Frame 1 (no input): blank canvas, image omitted
Frame 60 (the mouse pressed at the canvas centre just before this capture): blank canvas, image omitted
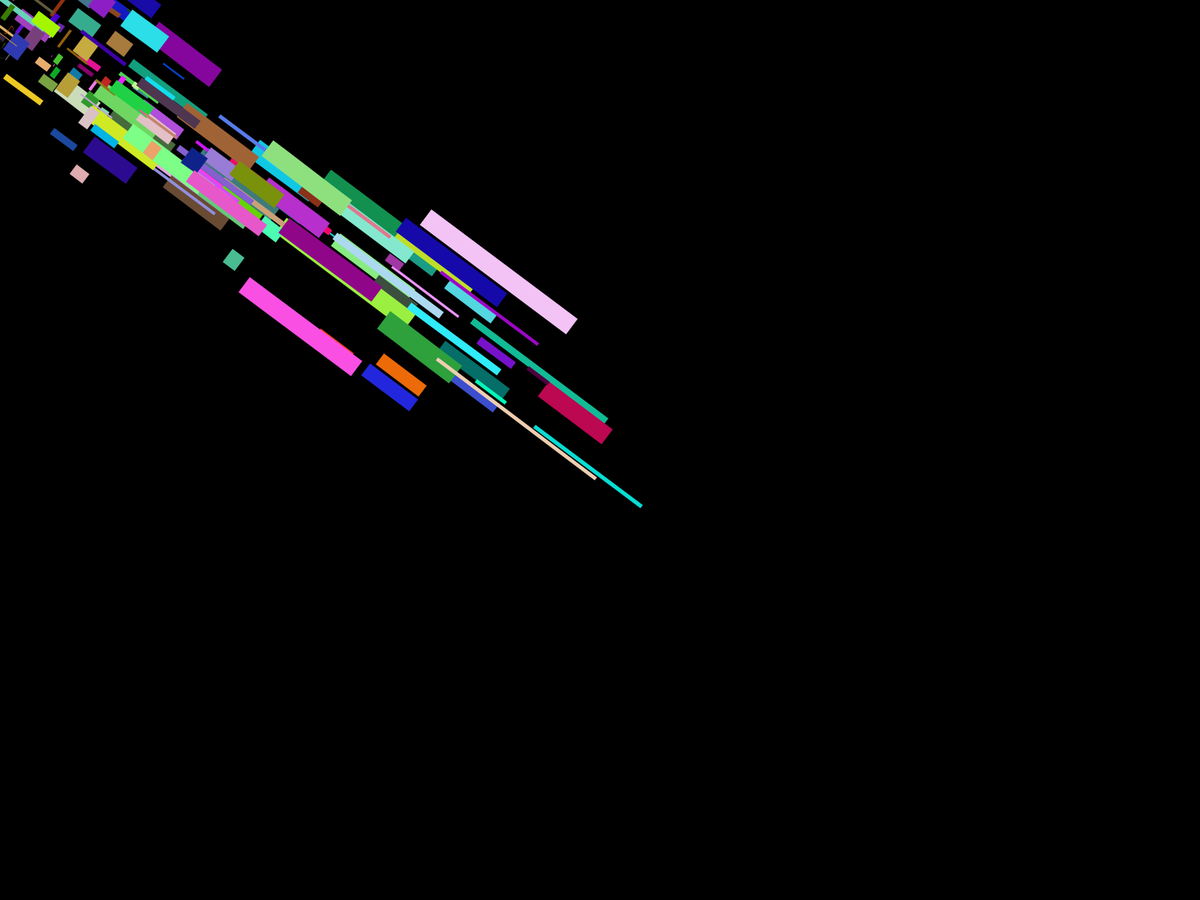
Frame 120 (the mouse held since frame 60 and released just before this capture)

The Processing sketch whose frames 1 and 60 were blank and that drew this single picture after the mouse press (run headless with seeded random() and noise(); from frame 60 on, the mouse is pressed at the canvas centre):

// Processing sketch: Curve
// ── Curve.pde
float data[][] = new float [4][2];
int linenum = 200;
float linedata[][] = new float [linenum][8];//0=Width,1=col,2=longh,3=progress
int count = 0;
float p_x;
float p_y;

void setup(){
  fullScreen();
  background(0);
  strokeWeight(2);
  stroke(255);
  frameRate(60);
  fill(0);
  for(int i = 0;i < linenum; i++){
    linedata[i][0] = random(1, 30);
    linedata[i][1] = random(0, 255);
    linedata[i][2] = random(0.01, 0.1);
    linedata[i][3] = random(0, 1);
    linedata[i][4] = random(-100, 100);
    linedata[i][5] = random(-100, 100);
    linedata[i][6] = random(0, 255);
    linedata[i][7] = random(0, 255);
  }
}
void draw(){
  background(0);
  noFill();
  for(int i = 0;i < linenum; i++){
    strokeWeight(linedata[i][0]);
    stroke(linedata[i][1], linedata[i][6], linedata[i][7]);
    strokeCap(SQUARE);
    bezier(bezierfunX(linedata[i][3])+linedata[i][4], bezierfunY(linedata[i][3])+linedata[i][5], bezierfunX(linedata[i][3]+linedata[i][2]/3)+linedata[i][4], bezierfunY(linedata[i][3]+linedata[i][2]/3)+linedata[i][5], bezierfunX(linedata[i][3]+linedata[i][2]/3*2)+linedata[i][4], bezierfunY(linedata[i][3]+linedata[i][2]/3*2)+linedata[i][5], bezierfunX(linedata[i][3]+linedata[i][2])+linedata[i][4], bezierfunY(linedata[i][3]+linedata[i][2])+linedata[i][5]);
    linedata[i][3] += 0.003;
    if(linedata[i][3] > 1){
      linedata[i][3] = 0;
    }
  }
}

void mousePressed() {
    data[count][0] = mouseX;
    data[count][1] = mouseY;
    count++;
  } 
  
float bezierfunX(float t){
    float x = (1-t)*(1-t)*(1-t)*data[0][0] + 3*(1-t)*(1-t)*t*data[1][0] + 3*(1-t)*t*t*data[2][0] + t*t*t*data[3][0];
    return x;
}

float bezierfunY(float t){
    float y = (1-t)*(1-t)*(1-t)*data[0][1] + 3*(1-t)*(1-t)*t*data[1][1] + 3*(1-t)*t*t*data[2][1] + t*t*t*data[3][1];
    return y;
}
